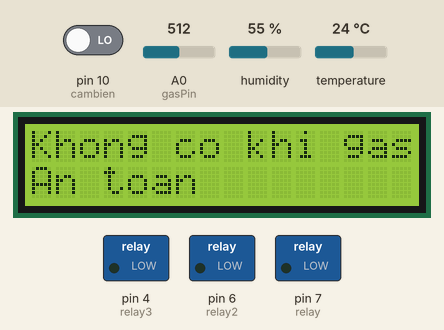
A sketch run on a simulated Arduino Uno, built with avr-gcc and run on an emulated ATmega328P. On the bench: 16×2 character LCD, switched loads named in the sketch (green lamp = pin HIGH). The inputs (shaded band) are chosen by the test bench; at power-on: temperature 24 °C, A0 (gasPin) = 512, pin 10 (cambien) LOW, humidity 55 %.

Above: at 2.2 s.
2.3 s: temperature set to 32 °C
At 8.7 s:
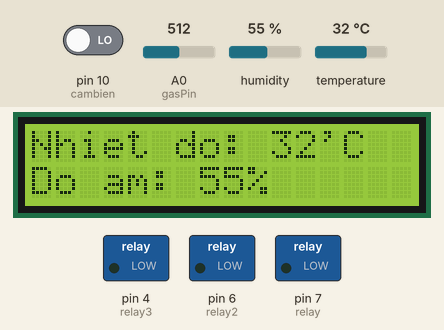
8.8 s: temperature set to 35 °C
At 12.2 s:
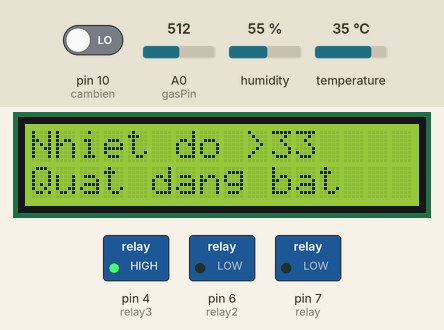
15.0 s: A0 (gasPin) set to 106
20.1 s: A0 (gasPin) set to 92
At 23.6 s:
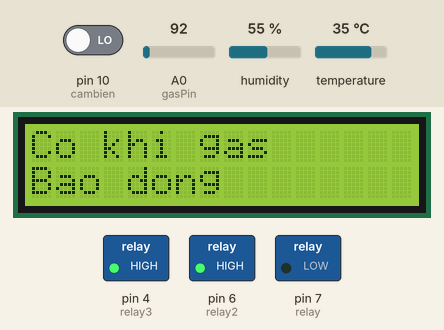
27.3 s: pin 10 (cambien) driven HIGH
At 30.8 s:
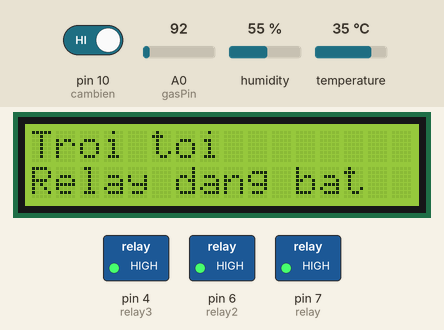
34.6 s: temperature set to 12 °C
At 41.1 s:
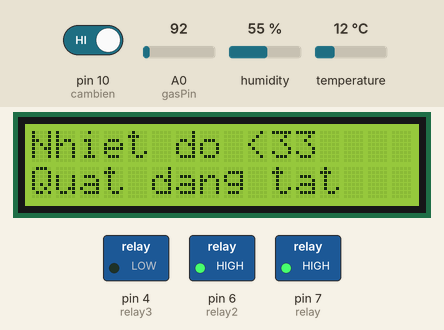
Timing chart, 0 to 42.6 s (numbered marks = the images above; inputs shaded):
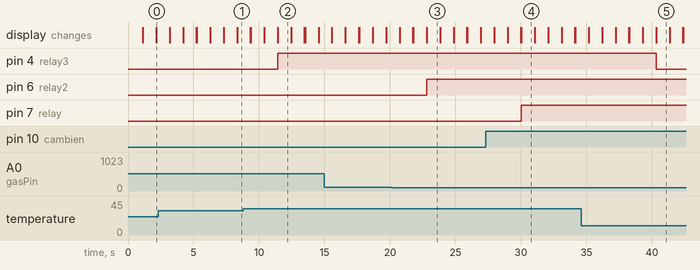

Measured:
- the behaviour switches between 33 and 34 °C on temperature (found by bisection; images 1 and 2)
- the behaviour switches between 100 and 99 on A0 (gasPin) (found by bisection; images 2 and 3)
- after the input at 8.8 s, pin 4 (relay3): LOW → HIGH after 2.6 s; the display: first differs from a run without the input after 2.6 s (image 2)
- after the input at 20.1 s, pin 6 (relay2): LOW → HIGH after 2.7 s; the display: first differs from a run without the input after 2.7 s (image 3)
- after the input at 27.3 s, pin 7 (relay): LOW → HIGH after 2.7 s; the display: first differs from a run without the input after 2.7 s (image 4)
- after the input at 34.6 s, pin 4 (relay3): HIGH → LOW after 5.7 s; the display: first differs from a run without the input after 5.7 s (image 5)
- what the display in image 2 shows lasts 1.1 s, from 11.4 s to 12.5 s

The sketch:

lcd_sensor2.ino
```cpp
#include <DHT.h>
#include <Wire.h>
#include <LiquidCrystal_I2C.h>
int cambien = 10;
int relay = 7;
int relay2=6;
int relay3=4;
int gas=4;
const int gasPin = A0;

const int DHTPIN = 8; //Đọc dữ liệu từ DHT11 ở chân 2 trên mạch Arduino
const int DHTTYPE = DHT11;  //Khai báo loại cảm biến, có 2 loại là DHT11 và DHT22
DHT dht(DHTPIN, DHTTYPE);


int lcdColumns = 16;
int lcdRows = 2;

LiquidCrystal_I2C lcd(0x27, lcdColumns, lcdRows);

void setup() {
pinMode(cambien,INPUT);
pinMode(relay,OUTPUT);
pinMode(relay2,OUTPUT);
pinMode(relay3,OUTPUT);


  dht.begin();    // Khởi động cảm biến
  lcd.begin();    // turn on LCD backlight
  lcd.backlight();
  lcd.setCursor(0, 0);
  // print message
  lcd.print("Da khoi dong");
  delay(1000);
  lcd.clear();
}

void loop() {
  int as = digitalRead(cambien); // Đọc cảm biến ánh sáng
  int khigas = analogRead(gasPin); //Đọc cảm biến khí gas
  float h = dht.readHumidity();    //Đọc độ ẩm
  float t = dht.readTemperature(); //Đọc nhiệt độ


String nd="Nhiet do: "+ String(round(t))+"'C ";
String da="Do am: "+String(round(h))+"%";

  if (as==int(1)) {

    lcd.setCursor(0, 0);
    lcd.print("Troi toi");
    digitalWrite(relay,HIGH);
    lcd.setCursor(0, 1);
    lcd.print("Relay dang bat");

  } else {
    lcd.setCursor(0, 0);
    lcd.print("Troi sang");
    digitalWrite(relay,LOW);
    lcd.setCursor(0, 1);
    lcd.print("Relay dang tat");
  }
    delay(1000);
    lcd.clear();


  if (khigas<int(100)) {

    lcd.setCursor(0, 0);
    lcd.print("Co khi gas");
    digitalWrite(relay2,HIGH);
    lcd.setCursor(0, 1);
    lcd.print("Bao dong");

  } else {
    lcd.setCursor(0, 0);
    lcd.print("Khong co khi gas");
    digitalWrite(relay2,LOW);
    lcd.setCursor(0, 1);
    lcd.print("An toan");
  }
    delay(1000);
    lcd.clear();

  if (round(t)>33) {

    lcd.setCursor(0, 0);
    lcd.print("Nhiet do >33");
    digitalWrite(relay3,HIGH);
    lcd.setCursor(0, 1);
    lcd.print("Quat dang bat");

  } else {
    lcd.setCursor(0, 0);
    lcd.print("Nhiet do <33");
    digitalWrite(relay3,LOW);
    lcd.setCursor(0, 1);
    lcd.print("Quat dang tat");
  }
    delay(1000);
    lcd.clear();

    lcd.setCursor(0, 0);
    lcd.print(nd);
    lcd.setCursor(0, 1);
    lcd.print(da);

    delay(1000);
    lcd.clear();
}
```
